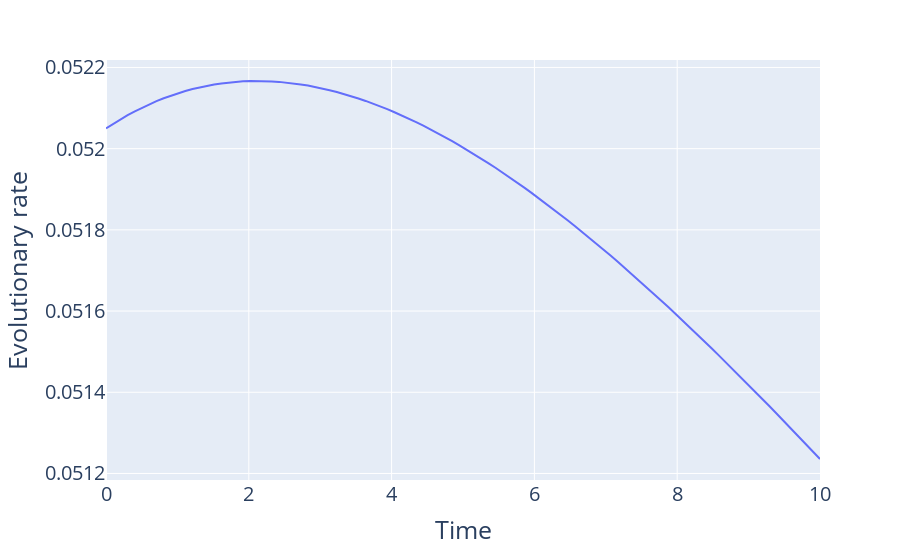

Notebook code cell kept with this figure:
### Code cell
df1 = pd.DataFrame({'Time': t_range_large, 'Evolutionary rate': mu_range1})
fig1 = px.line(df1, x='Time', y='Evolutionary rate')
# Update axis label font size
fig1.update_layout(
    xaxis=dict(
        title_font=dict(size=25),
        tickfont=dict(size=20),
    ),
    yaxis=dict(
        title_font=dict(size=25),
        tickfont=dict(size=20),
    )
)

# fig1.write_image("evolutionary_rate_change_non-stationary.pdf")


fig1.show()
